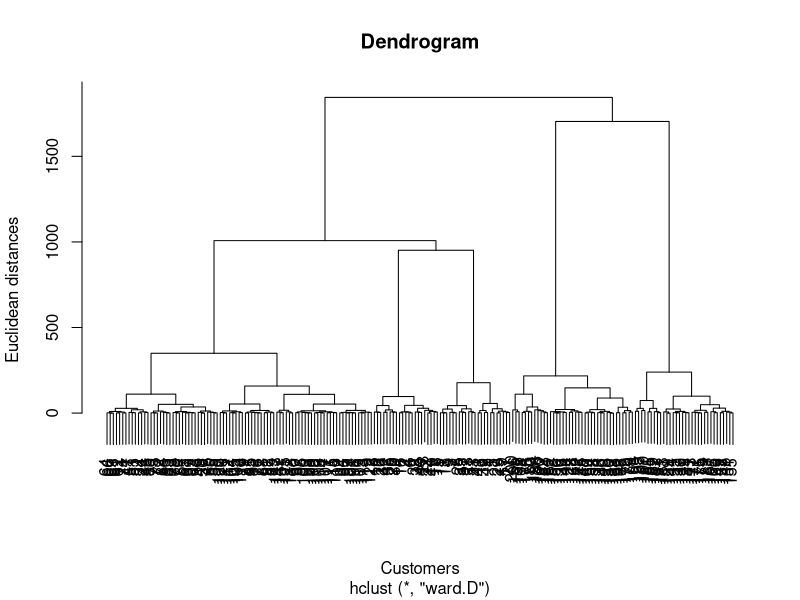
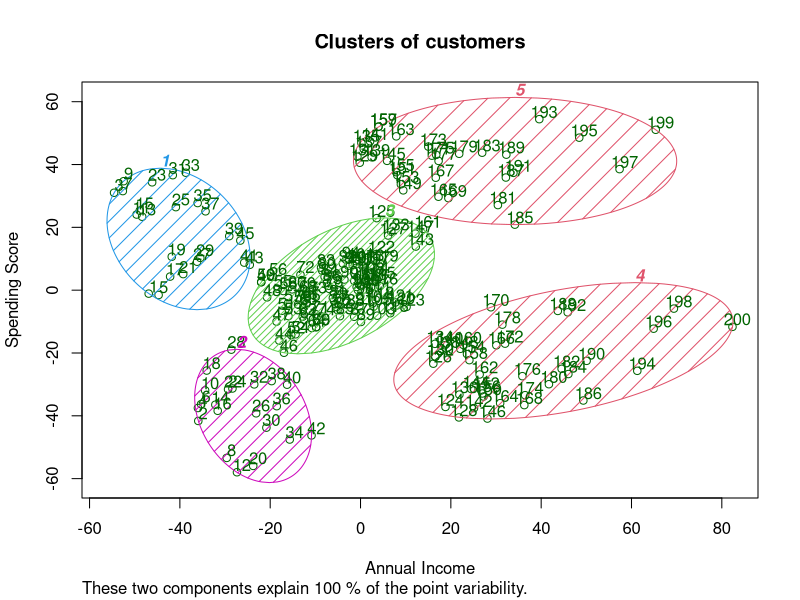

These figures' R source, in order:
# Hierarchical Clustering

# Importing the dataset
dataset = read.csv('Mall_Customers.csv')
dataset = dataset[4:5]

# Splitting the dataset into the Training set and Test set
# install.packages('caTools')
# library(caTools)
# set.seed(123)
# split = sample.split(dataset$DependentVariable, SplitRatio = 0.8)
# training_set = subset(dataset, split == TRUE)
# test_set = subset(dataset, split == FALSE)

# Feature Scaling
# training_set = scale(training_set)
# test_set = scale(test_set)

# Using the dendrogram to find the optimal number of clusters
dendrogram = hclust(d = dist(dataset, method = 'euclidean'), method = 'ward.D')
plot(dendrogram,
     main = paste('Dendrogram'),
     xlab = 'Customers',
     ylab = 'Euclidean distances')

# Fitting Hierarchical Clustering to the dataset
hc = hclust(d = dist(dataset, method = 'euclidean'), method = 'ward.D')
y_hc = cutree(hc, 5)

# Visualising the clusters
library(cluster)
clusplot(dataset,
         y_hc,
         lines = 0,
         shade = TRUE,
         color = TRUE,
         labels= 2,
         plotchar = FALSE,
         span = TRUE,
         main = paste('Clusters of customers'),
         xlab = 'Annual Income',
         ylab = 'Spending Score')

